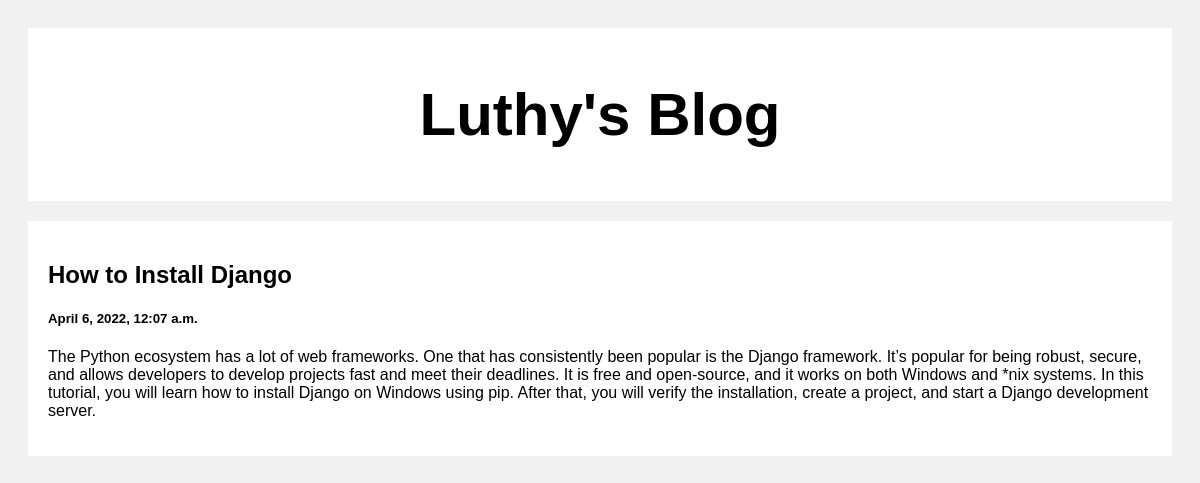
Screenshot of /post/2 with the database file from the repository.
### posts/models.py (models this page shows)
class Post(models.Model):
    title = models.CharField(max_length = 1000)
    body = models.CharField(max_length = 1000000)
    created_at = models.DateTimeField(default= datetime.now, blank=True)

### posts/views.py (the view)
# urls.py: path('post/<str:pk>', views.post, name= 'post')
def post(request, pk):
    posts = Post.objects.get(id = pk)
    return render(request, 'post.html',  {'posts' : posts})

### templates/post.html (shortened to what this page needs)
<!DOCTYPE html>
<html>
<head>
</head>
<body>
<div class="header">
  <h2>Luthy's Blog</h2>
</div>
<div class="row">
  <div class="leftcolumn">
    <div class="card">
      <h2>{{ posts.title}}</h2>
      <h5> {{posts.created_at}} </h5>
      <p> {{posts.body}} </p>
    </div>
  </div>
</div>
</body>
</html>

### templates/post.html (style rules this page uses)
* { box-sizing: border-box; }
body { font-family: Arial; padding: 20px; background: #f1f1f1; }
.header { padding: 2px; font-size: 40px; text-align: center; background: white; }
.leftcolumn { float: left; width: 100%; }
.card { background-color: white; padding: 20px; margin-top: 20px; }
.row:after { content: ""; display: table; clear: both; }

### rows the page displays
Post: title "How to Install Django", created_at "April 6, 2022, 12:07 a.m.", body "The Python ecosystem has a lot of web frameworks. One that has consistently been popular is the Django framework. It’s popular for being robust, secure, and allows developers to develop projects fast and meet their deadlines. It is free and open-source, and it works on both Windows and *nix systems. In this tutorial, you will learn how to install Django on Windows using pip. After that, you will verify the installation, create a project, and start a Django development server."
